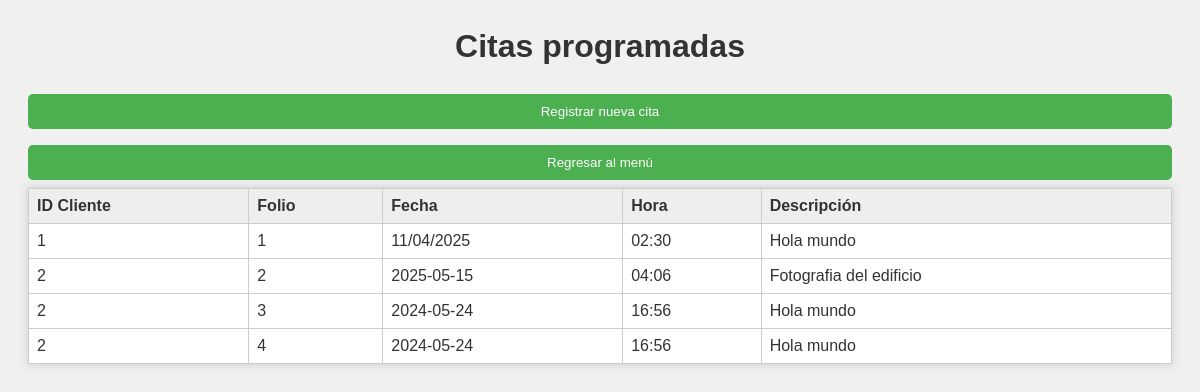
The page /citas on the database its author committed.
### tables this page shows
CREATE TABLE "CRyDM" (
	"id_CRyDM"	INTEGER,
	"id_client"	INTEGER,
	"id_datemanager"	INTEGER,
	PRIMARY KEY("id_CRyDM"),
	CONSTRAINT "fk_id_client" FOREIGN KEY("id_client") REFERENCES "ClientRegister"("id_client"),
	CONSTRAINT "fk_id_datemanager" FOREIGN KEY("id_datemanager") REFERENCES "DateManager"("id_datemanager")
);

CREATE TABLE "DateManager" (
	"id_datemanager"	INTEGER,
	"date"	TEXT,
	"hour"	INTEGER,
	"description"	TEXT,
	PRIMARY KEY("id_datemanager")
);

### Despacho_Contable_Web.py (the view)
@app.route("/citas", methods=['GET', 'POST'])
def mostrar_citas():
    conexion = sqlite3.connect('database.db')
    cursor = conexion.cursor()
    cursor.execute("""
        SELECT CRyDM.id_client, DateManager.id_datemanager, DateManager.date, DateManager.hour, DateManager.description
        FROM DateManager
        JOIN CRyDM ON DateManager.id_datemanager = CRyDM.id_datemanager
    """)
    citas = cursor.fetchall()
    conexion.close()
    return render_template("citas.html", citas=citas)

### templates/citas.html (shortened to what this page needs)
<html lang="es">
<head>
    <link rel="stylesheet" href="{{ url_for('static', filename='CSS/Styles.css') }}">
</head>
<body>
    <h1>Citas programadas</h1>
    <a href="{{ url_for('registrar_cita') }}">
        <button type="button" class="boton-menu">Registrar nueva cita</button>
    </a>
    <a href="{{ url_for('menu_principal') }}">
        <button type="button" class="boton-menu">Regresar al menú</button>
    </a>
    <table>
        <thead>
            <tr>
                <th>ID Cliente</th>
                <th>Folio</th>
                <th>Fecha</th>
                <th>Hora</th>
                <th>Descripción</th>
            </tr>
        </thead>
        {% for cita in citas %}
        <tr>
            <td>{{ cita[0] }}</td>
            <td>{{ cita[1] }}</td>
            <td>{{ cita[2] }}</td>
            <td>{{ cita[3] }}</td>
            <td>{{ cita[4] }}</td>
        </tr>
        {% endfor %}
    </table>
</body>
</html>

### static/CSS/Styles.css (style rules this page uses)
body { font-family: Arial, sans-serif; padding: 20px; background-color: #f0f0f0; color: #333; }
h1, h2, h3 { text-align: center; color: #333; }
input, select, textarea, button { width: 100%; padding: 10px; margin: 8px 0; border: 1px solid #ccc; border-radius: 5px; box-sizing: border-box; }
button { background-color: #4CAF50; color: white; border: none; cursor: pointer; }
a { color: #007BFF; text-decoration: none; }
table { width: 100%; margin: auto; border-collapse: collapse; background: white; box-shadow: 0 0 10px #ccc; }
th, td { padding: 8px; border: 1px solid #ccc; text-align: left; }
th { background: #eee; }

### rows shown on the page
CRyDM: id_client "1", id_datemanager "1", date "11/04/2025", hour "02:30", description "Hola mundo"
CRyDM: id_client "2", id_datemanager "2", date "2025-05-15", hour "04:06", description "Fotografia del edificio"
CRyDM: id_client "2", id_datemanager "3", date "2024-05-24", hour "16:56", description "Hola mundo"
CRyDM: id_client "2", id_datemanager "4", date "2024-05-24", hour "16:56", description "Hola mundo"
